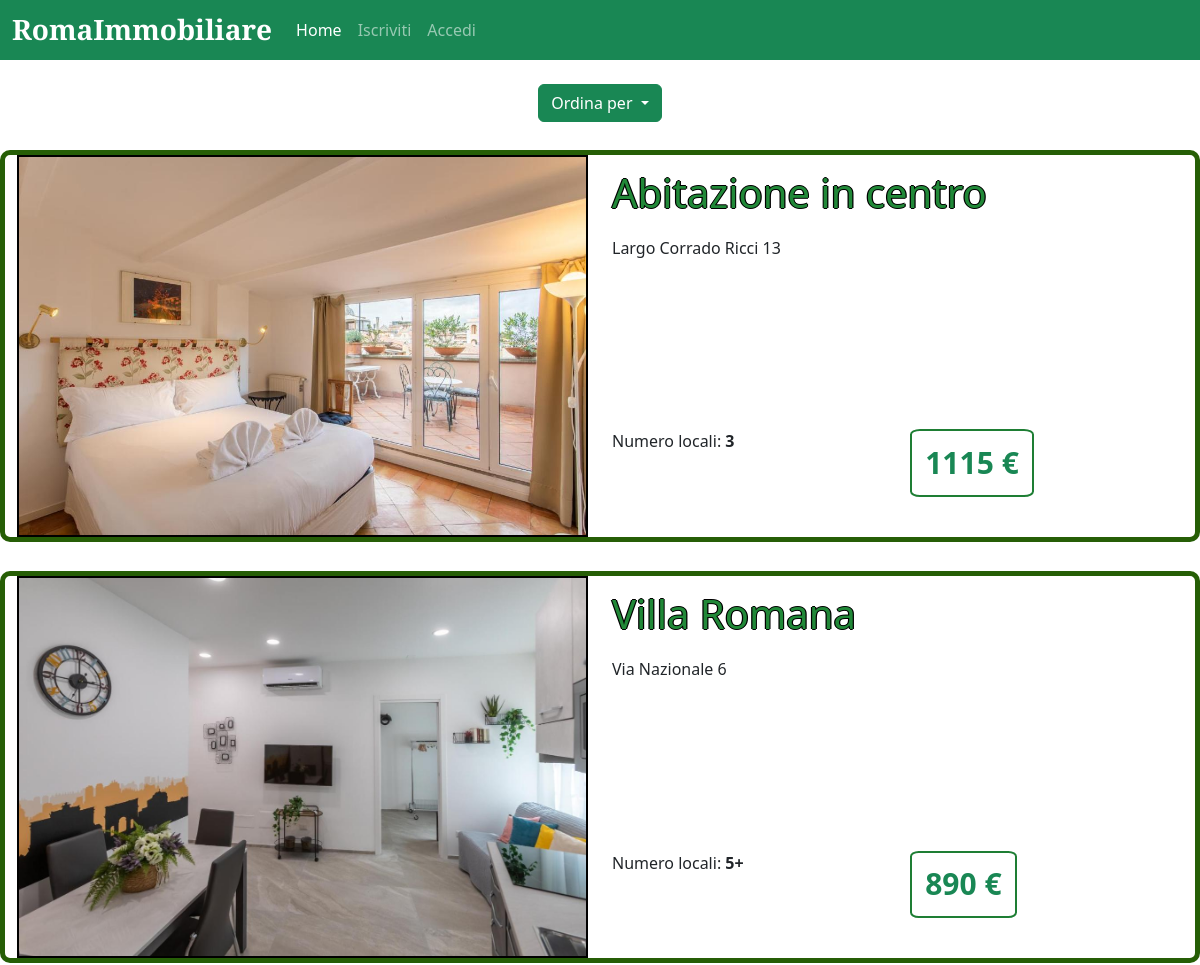
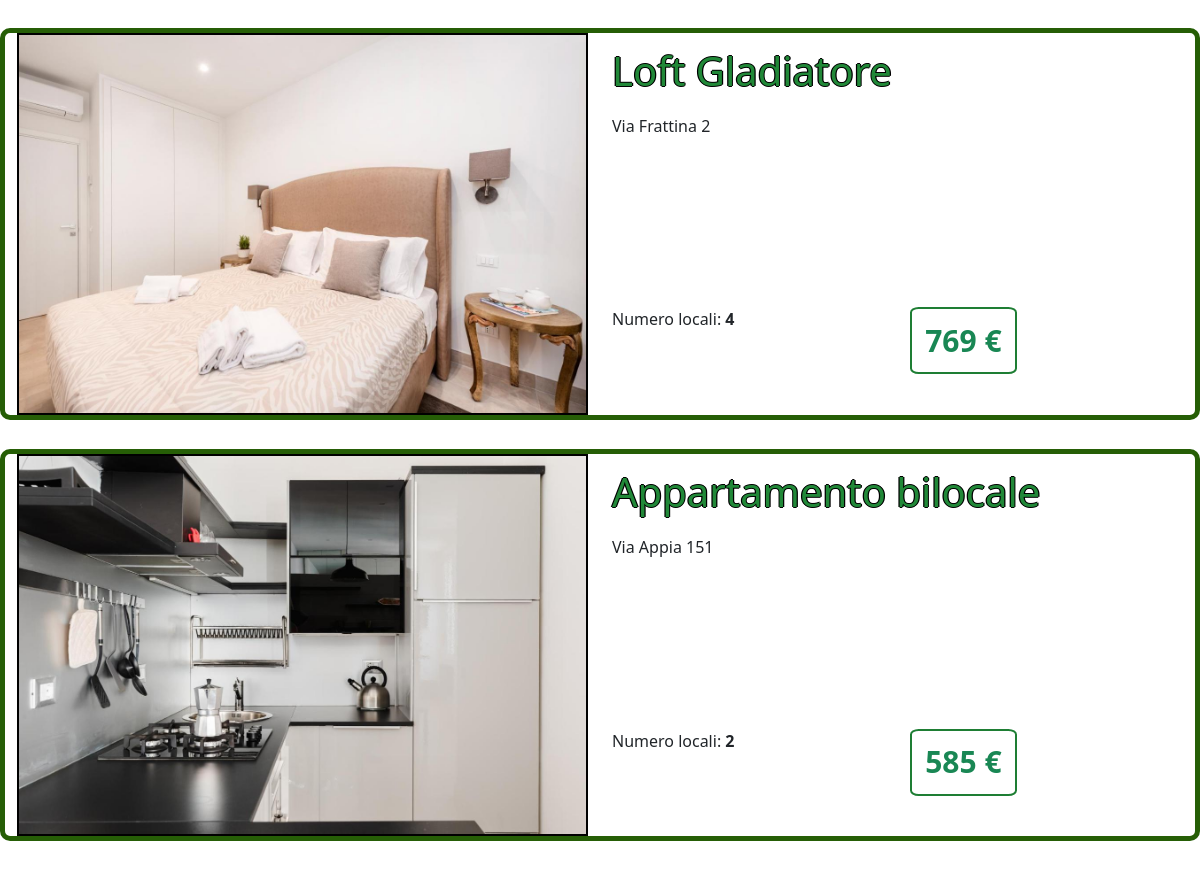
The page / on the database its author committed (2 pictures, top to bottom).
### tables this page shows
CREATE TABLE "ANNUNCI" (
	"id"	INTEGER,
	"titolo"	TEXT NOT NULL,
	"indirizzo"	TEXT NOT NULL,
	"tipo"	TEXT NOT NULL,
	"prezzo"	INTEGER NOT NULL,
	"arredato"	TEXT NOT NULL,
	"num_loc"	TEXT NOT NULL,
	"desc"	TEXT NOT NULL,
	"disponibile"	TEXT NOT NULL,
	"immagine1"	TEXT NOT NULL,
	"immagine2"	TEXT,
	"immagine3"	TEXT,
	"immagine4"	TEXT,
	"immagine5"	TEXT,
	"id_locatore"	INTEGER NOT NULL,
	PRIMARY KEY("id" AUTOINCREMENT),
	FOREIGN KEY("id_locatore") REFERENCES "UTENTI"("id")
);

### app.py (the view)
@app.route('/', methods=['GET'])
def home():
    flag=request.args.get('id')
    if flag:
        annunci=dao.get_annunci_num_loc_cresc()
    else:
        annunci=dao.get_annunci_prezzo_decresc()
    return render_template('home.html', annunci=annunci)

### dao.py (called while the page is built)
def get_annunci_prezzo_decresc():
    conn = sqlite3.connect('db/Affitti.db')
    conn.row_factory = sqlite3.Row
    cursor = conn.cursor()
    sql = 'SELECT ANNUNCI.id, ANNUNCI.titolo, ANNUNCI.indirizzo, ANNUNCI.tipo, ANNUNCI.prezzo, ANNUNCI.arredato, ANNUNCI.num_loc, ANNUNCI.desc, ANNUNCI.disponibile, ANNUNCI.immagine1, ANNUNCI.immagine2, ANNUNCI.immagine3, ANNUNCI.immagine4, ANNUNCI.immagine5, ANNUNCI.id_locatore, UTENTI.nickname FROM ANNUNCI, UTENTI WHERE ANNUNCI.id_locatore = UTENTI.id ORDER BY ANNUNCI.prezzo DESC'
    cursor.execute(sql)
    annunci = cursor.fetchall()
    cursor.close()
    conn.close()
    return annunci

### templates/home.html (shortened to what this page needs)
{%extends "base.html"%}
{%block home_active%}active{%endblock%}
{%block aside%}
<div class="container-fluid d-flex justify-content-center">
  <div class="dropdown">
      <button class="Ordina btn btn-success dropdown-toggle mb-3" type="button" data-bs-toggle="dropdown" aria-expanded="false">
          Ordina per
      </button>
  </div>
</div>
{%endblock%}
{%block main%}
  {%for annuncio in annunci%}
    {% if annuncio.disponibile == '1' or (annuncio.disponibile=='0' and current_user.id==annuncio.id_locatore) %}
    <article class="row article-border">
      <a class="col-6" href="{{url_for ('single', id=annuncio.id)}}" title="annuncio{{annuncio.id}}">
        <img class="annuncio-img img-fluid w-100" src="{{annuncio.immagine1}}" alt="Annuncio Img">
      </a>
      <div class="container-article col-6 mt-2 mb-4">
        <div class="sub-container1 mb-5">
          <h2 class="Titolo title-outline mb-3">{{annuncio.titolo}}</h2>
          <h6 class="Indirizzo">{{annuncio.indirizzo}}</h6>
        </div>
        <div class="informazioni sub-container2 row">
          <p class="Num_loc col-6">Numero locali: <strong>{{annuncio.num_loc}}</strong></p>
          <h4 class="col-6 text-success">
              <span class="Prezzo"><strong>{{annuncio.prezzo}} €</strong></span>
          </h4>
        </div>
      </div>
    </article>
    {%endif%}
  {%endfor%}
{%endblock%}

### templates/base.html (shortened to what this page needs)
<!DOCTYPE html>
<html lang="it">
    <head>
        <link href="https://cdn.jsdelivr.net/npm/bootstrap@5.3.2/dist/css/bootstrap.min.css" rel="stylesheet">
        <link rel="stylesheet" type="text/css" href="{{url_for('static', filename='style.css')}}">
    </head>
    <body>
        <header>
            <nav class="navbar fixed-top navbar-dark navbar-expand-lg bg-success">
                <div class="container-fluid">
                  <span class="titolo navbar-brand mb-0 h1">RomaImmobiliare</span>
                  <div class="collapse navbar-collapse" id="navbarSupportedContent">
                    <ul class="navbar-nav me-auto mb-2 mb-lg-0">
                      <li class="nav-item">
                        <a class="nav-link {%block home_active%}{%endblock%}" aria-current="page" href="/">Home</a>
                      </li>
                      {% if current_user.is_authenticated %}
                      <li class="nav-item">
                        <a class="nav-link {%block cliente_active%}{%endblock%}" href="{{url_for('area_cliente')}}">Area Cliente</a>
                      </li>
                      {% if current_user.locatore=='1' %}
                      <li class="nav-item">
                        <a class="nav-link {%block locatore_active%}{%endblock%}" href="{{url_for('area_locatore')}}">Area Locatore</a>
                      </li>
                      {% endif %}
                      <li class="nav-item dropdown dropstart">
                        <a class="nav-link dropdown-toggle" href="#" role="button" data-bs-toggle="dropdown" aria-expanded="false">
                          {{current_user.nickname}}
                        </a>
                        <ul class="dropdown-menu dropdown-menu-dark">
                          <li><a class="dropdown-item" href="{{ url_for('logout') }}">Esci</a></li>
                        </ul>
                      </li>
                      {% else %}
                      <li class="nav-item">
                        <a class="nav-link {%block signup_active%}{% endblock %}" aria-current="page"
                          href="{{ url_for('signup') }}">Iscriviti</a>
                      </li>
                      <li class="nav-item">
                        <a class="nav-link {%block login_active%}{% endblock %}" href="{{ url_for('login') }}">Accedi</a>
                      </li>
                      {% endif %}
                    </ul>
                  </div>
                </div>
              </nav>
        </header>
        <div class="container-fluid under-nav">
            <div class="row">
            <aside class="col-12">
              {%block aside%}{%endblock%}
            </aside>
            <main class="col-12">
              {%block main%}{%endblock%}
            </main>
            </div>
    </body>
</html>

### static/style.css (style rules this page uses)
.Prezzo { font-size: 30px; display: inline-block; border: 2px solid #1e7e34; border-radius: 8%; padding: 5%; }
.titolo { font-family: 'Playfair Display', serif; font-size: 28px; font-weight: bold; color: white; text-align: center; margin-bottom: 0; }
.article-border { border: 5px solid #265e06; border-radius: 10px; margin-bottom: 2.5%; margin-top: 1%; }
.title-outline { font-size: 2.5rem; line-height: 150%; text-shadow: -1.2px 0 #000000, 0 1.2px #000000, 1.2px 0 #000000, 0 -1.2px #000000; color: #218838; }
.informazioni { padding: 0; margin-bottom: 0; margin-top: 30%; }
.annuncio-img { border: 2px solid black; }
.under-nav { margin-top: 60px; }

### rows shown on the page
ANNUNCI: immagine1 (picture), titolo "Abitazione in centro", indirizzo "Largo Corrado Ricci 13", num_loc "3", prezzo "1115"
ANNUNCI: immagine1 (picture), titolo "Villa Romana", indirizzo "Via Nazionale 6", num_loc "5+", prezzo "890"
ANNUNCI: immagine1 (picture), titolo "Loft Gladiatore", indirizzo "Via Frattina 2", num_loc "4", prezzo "769"
ANNUNCI: immagine1 (picture), titolo "Appartamento bilocale", indirizzo "Via Appia 151", num_loc "2", prezzo "585"
